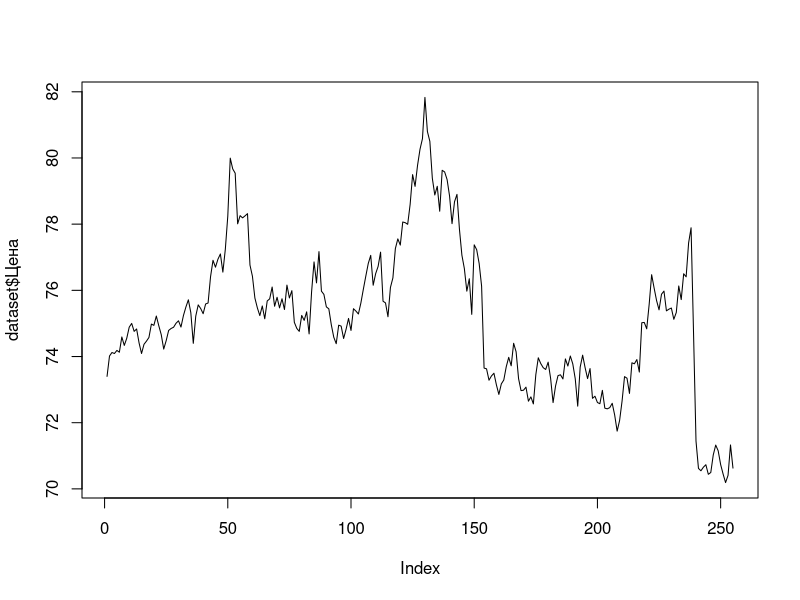

This chart was generated by the following R code:
## ---- chunk 1
knitr::opts_chunk$set(echo = TRUE)
## ---- chunk 2
library(readr)
dataset <- read_csv("EUR_RUB.csv", 
    col_types = cols(`Дата` = col_date(format = "%d.%m.%Y")), 
    locale = locale(decimal_mark = ","))
View(dataset)
## ---- chunk 3
plot(dataset$'Цена', type = "l")
